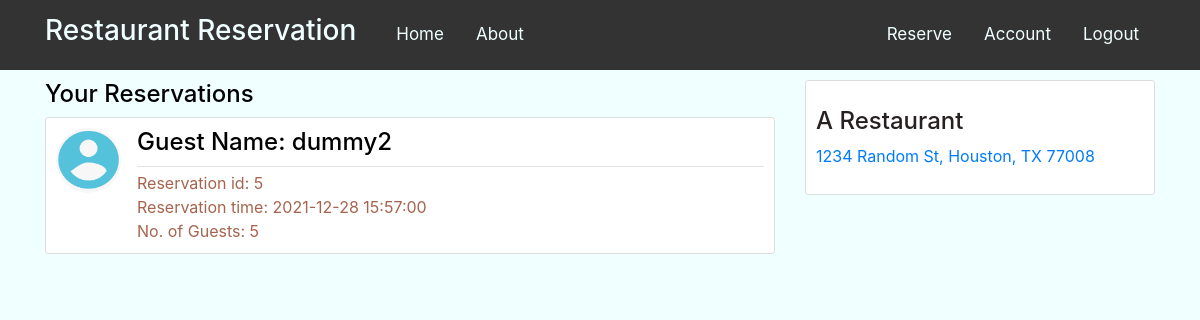
The app's page /home (signed in), older data.
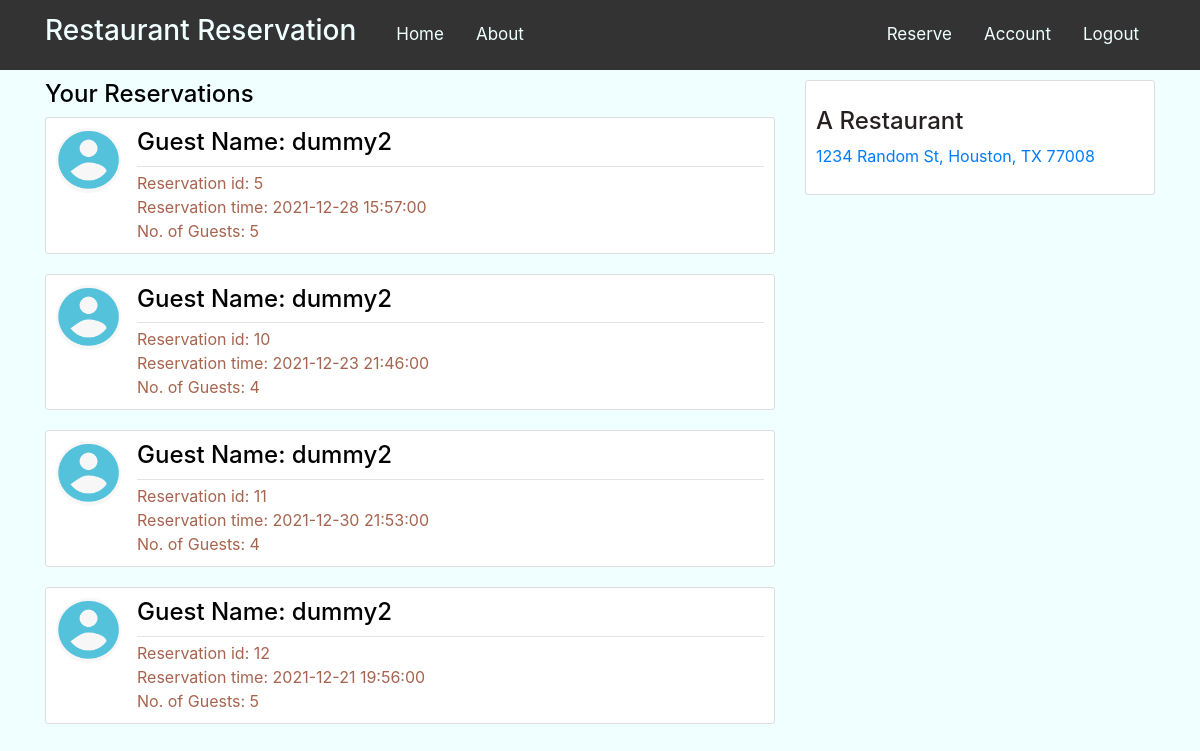
The same page, newer data.
### tableres/models.py (models this page shows, shortened)
class Reservation(db.Model):
    res_id = db.Column(db.Integer, primary_key=True)
    user_id = db.Column(db.Integer, db.ForeignKey('user.id'))
    name = db.Column(db.String, nullable=False)
    email = db.Column(db.String(120), nullable=False)
    phone = db.Column(db.Integer)
    no_guest = db.Column(db.Integer, nullable=False)
    res_date = db.Column(db.Date, nullable=False)
    res_time = db.Column(db.Time, nullable=False)
    table_id = db.Column(db.Integer, db.ForeignKey('tables.table_id'))
    creditcards = db.relationship('Creditcard', backref='reservation', lazy=True)

class User(db.Model, UserMixin):
    id = db.Column(db.Integer, primary_key=True)
    user_fname = db.Column(db.String(20), nullable=False)
    user_lname = db.Column(db.String(20), nullable=False)
    email = db.Column(db.String(120), unique=True, nullable=False)
    phone = db.Column(db.Integer)
    mailing_add = db.Column(db.String(100), nullable=False)
    billing_add = db.Column(db.String(100), nullable=False)
    earned_pts = db.Column(db.Integer, default=0)
    image_file = db.Column(db.String(20), nullable=False, default='default.png')
    password = db.Column(db.String(60), nullable=False)
    reservations = db.relationship('Reservation', backref='customer', lazy=True)
    creditcards = db.relationship('Creditcard', backref='customer', lazy=True)

### tableres/routes.py (the view, shortened to what this page needs)
@app.route("/", methods=['GET', 'POST'])
@app.route("/home", methods=['GET', 'POST'])
def home():
    if current_user.is_authenticated:
        reservation = Reservation.query.filter_by(user_id=current_user.id)
        return render_template('homelogin.html', reservation=reservation)

### tableres/models.py (called while the page is built)
@login_manager.user_loader
def load_user(user_id):
    return User.query.get(int(user_id))

### tableres/templates/homelogin.html
{% extends "layout.html" %}
{% block content %}
    <h4>Your Reservations</h4>
    {% for reservation1 in reservation %}
        <article class="media content-section">
          <img class="rounded-circle article-img" src="{{ url_for('static', filename='profile_pics/' + reservation1.customer.image_file) }}">
          <div class="media-body">
            <div class="article-metadata">
              <h4><a class="mr-2"> Guest Name: {{ reservation1.customer.user_fname }}</a></h4>
            </div>
            <div>
              <a class="mr-2">Reservation id: {{ reservation1.res_id }}</a>
            </div>
            <a class="article-content">Reservation time: {{ reservation1.res_date }} {{ reservation1.res_time}}</a>
            <div>
            <a class="article-content">No. of Guests: {{ reservation1.no_guest }}</a>
            </div>
          </div>
        </article>
    {% endfor %}
{% endblock content %}

### tableres/templates/layout.html (shortened to what this page needs)
<!DOCTYPE html>
<html>
<head>
    <link rel="stylesheet" href="https://maxcdn.bootstrapcdn.com/bootstrap/4.0.0/css/bootstrap.min.css">
    <link rel="stylesheet" type="text/css" href="{{ url_for('static', filename='main.css') }}">
</head>
<body>
    <header class="site-header">
      <nav class="navbar navbar-expand-md navbar-dark bg-steel fixed-top">
        <div class="container">
            <a class="navbar-brand mr-4" href="/"><h3 style="color:azure;">Restaurant Reservation</h3></a>
          <div class="collapse navbar-collapse" id="navbarToggle">
            <div class="navbar-nav mr-auto">
              <a class="nav-item nav-link" href="{{ url_for('home') }}">Home</a>
              <a class="nav-item nav-link" href="{{ url_for('about') }}">About</a>
            </div>
            <div class="navbar-nav">
              {% if current_user.is_authenticated %}
                <a class="nav-item nav-link" href="{{ url_for('reserve') }}">Reserve</a>
                <a class="nav-item nav-link" href="{{ url_for('account') }}">Account</a>
                <a class="nav-item nav-link" href="{{ url_for('logout') }}">Logout</a>
              {% else %}
                <a class="nav-item nav-link" href="{{ url_for('login') }}">Login</a>
                <a class="nav-item nav-link" href="{{ url_for('register') }}">Register</a>
              {% endif %}
            </div>
          </div>
        </div>
      </nav>
    </header>
    <main role="main" class="container">
      <div class="row">
        <div class="col-md-8">
          {% block content %}{% endblock %}
        </div>
        <div class="col-md-4">
          <div class="content-section">
            <p> <h4><a class="article-title" href="#">A Restaurant</a></h4>
                <div class="media-body">
                    <a class="mr-2" href="#">1234 Random St,
                        Houston, TX 77008</a>
                </div>
            </p>
          </div>
        </div>
      </div>
    </main>
</body>
</html>

### tableres/static/main.css (style rules this page uses)
body { background: azure; color: #a6644e; margin-top: 5rem; }
h1, h2, h3, h4, h5, h6 { color: #000000; }
.bg-steel { background-color: #333333; }
.site-header .navbar-nav .nav-link { float: left; background-color: #333333; color: azure; text-align: center; padding: 14px 16px; text-decoration: none; font-size: 17px; }
.content-section { background: white; padding: 10px 10px; border: 1px solid #dddddd; border-radius: 3px; margin-bottom: 20px; }
.article-title { color: #262020; }
.article-content { white-space: pre-line; }
.article-img { height: 65px; width: 65px; margin-right: 16px; }
.article-metadata { padding-bottom: 1px; margin-bottom: 4px; border-bottom: 1px solid #e3e3e3 }

Row changes from the older to the newer data that the page shows:
added Reservation: image_file (placeholder picture), customer.user_fname "dummy2", res_id "10", res_date "2021-12-23", res_time "21:46:00", no_guest "4"
added Reservation: image_file (placeholder picture), customer.user_fname "dummy2", res_id "11", res_date "2021-12-30", res_time "21:53:00", no_guest "4"
added Reservation: image_file (placeholder picture), customer.user_fname "dummy2", res_id "12", res_date "2021-12-21", res_time "19:56:00", no_guest "5"
